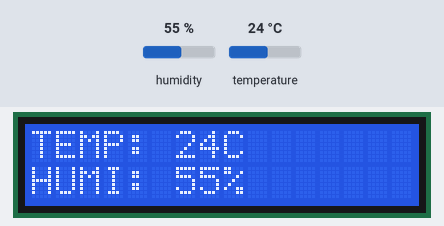
Simulated run of this sketch. Board: Arduino Uno, built with avr-gcc and run on an emulated ATmega328P. Parts: 16×2 character LCD. Inputs (shaded band) come from the test bench; at power-on: humidity 55 %, temperature 24 °C.

Above: at 2.7 s.
2.8 s: humidity set to 22 %
At 5.2 s:
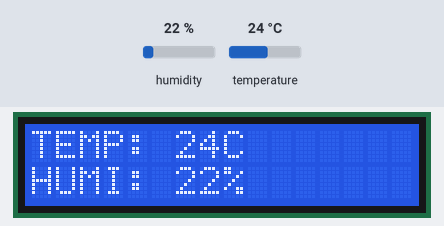
5.8 s: temperature set to 12 °C
At 7.1 s:
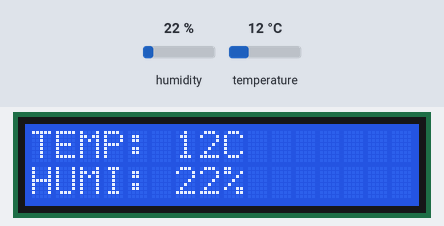
8.8 s: humidity set to 40 %
At 11.0 s:
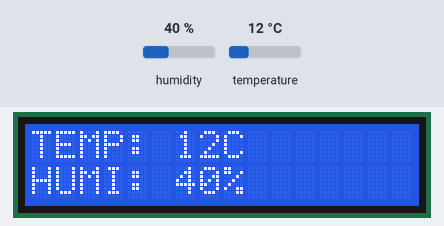
11.8 s: temperature set to 19 °C
At 12.9 s:
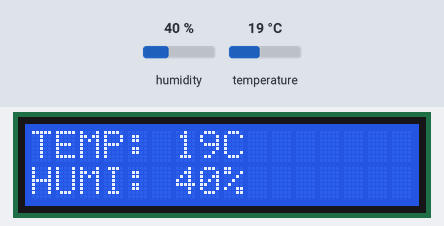
Timing chart, 0 to 14.8 s (numbered marks = the images above; inputs shaded):
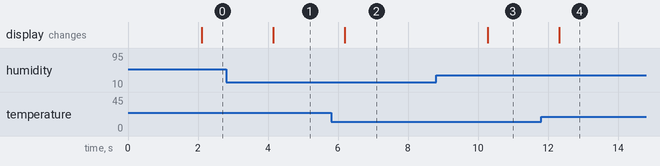

Measured:
- after the input at 2.8 s, the display: changes after 1.4 s (image 1)
- after the input at 5.8 s, the display: changes after 0.40 s (image 2)
- after the input at 8.8 s, the display: changes after 1.5 s (image 3)
- after the input at 11.8 s, the display: changes after 0.53 s (image 4)

The sketch:

thermometer_LCD.ino
```cpp
/* this program is to detect IC2 device connected to Arduino
*/
#include <Wire.h>
#include <LiquidCrystal_I2C.h>
#include "DHT.h"            // DHT11のライブラリを読み込みます。
#define DHTPIN 12           // DHT11のDAT端子との接続をデジタルピン12番に設定します。
#define DHTTYPE DHT11       // 温湿度モジュールの型番を設定します（他にDHT21、DHT22が使用可能）。

LiquidCrystal_I2C lcd(0x27, 16, 2);
DHT dht(DHTPIN, DHTTYPE);  // 上記接続ピンとモジュールの型番を登録します。

int temp; // 『temp』という名前の保存場所（メモリ領域）を作ります。
int humi; // 『humi』という名前の保存場所（メモリ領域）を作ります。

void setup()
{
  lcd.init();
  lcd.backlight();
  dht.begin();         // 温湿度モジュールの動作を開始します。


}


void loop()
{
  delay(2000);
  temp = dht.readTemperature(); // 温度の測定結果をモジュールから読み込みます。
  humi = dht.readHumidity();    // 湿度の測定結果をモジュールから読み込みます。

  lcd.clear();
  lcd.print("TEMP: ");  // シリアルモニタ上に"TEMP:"を表示します。
  lcd.print(temp);      // シリアルモニタ上に『temp』の値を表示します。
  lcd.print("C");    // シリアルモニタ上に"C"を表示して改行します。
  lcd.setCursor(0, 1);
  lcd.print("HUMI: ");  // シリアルモニタ上に"HUMI:"を表示します。
  lcd.print(humi);      // シリアルモニタ上に『humi』の値を表示します。
  lcd.print("%");    // シリアルモニタ上に"%"を表示して改行します。


}
```
